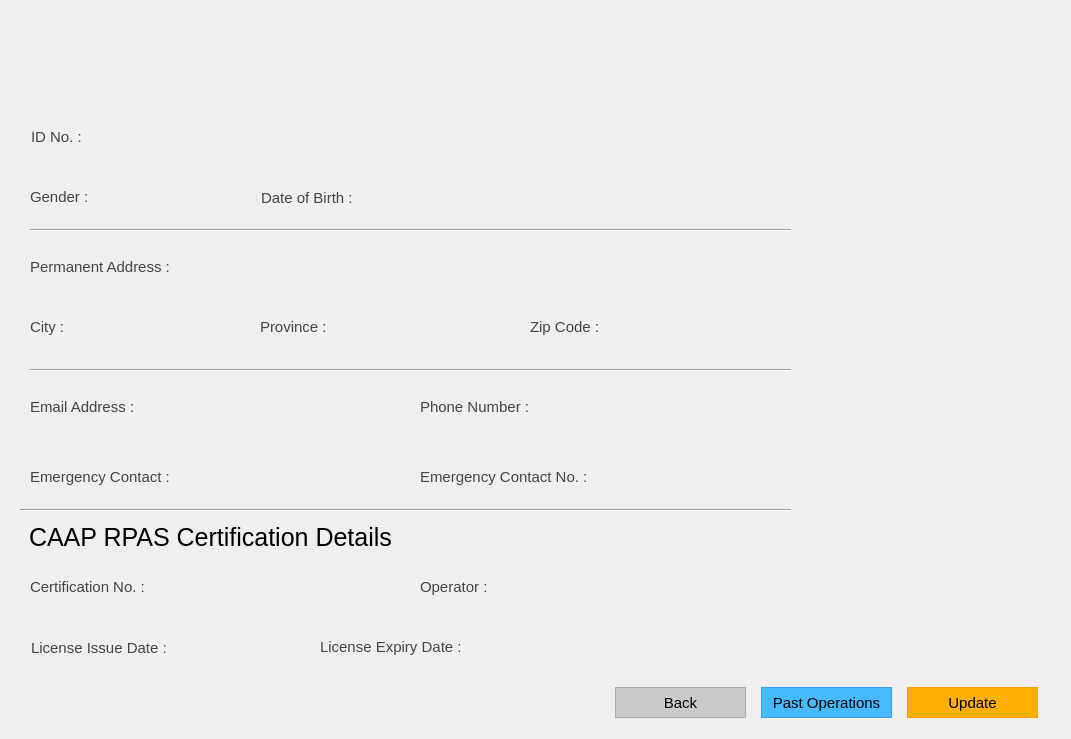
<?xml version="1.0" encoding="UTF-8"?>
<ui version="4.0">
 <class>MainWindow</class>
 <widget class="QMainWindow" name="MainWindow">
  <property name="geometry">
   <rect>
    <x>0</x>
    <y>0</y>
    <width>1071</width>
    <height>739</height>
   </rect>
  </property>
  <property name="minimumSize">
   <size>
    <width>1071</width>
    <height>739</height>
   </size>
  </property>
  <property name="maximumSize">
   <size>
    <width>1071</width>
    <height>739</height>
   </size>
  </property>
  <property name="font">
   <font>
    <pointsize>9</pointsize>
    <kerning>true</kerning>
   </font>
  </property>
  <property name="windowTitle">
   <string>AIDS – Pilot Profile [Administrator] </string>
  </property>
  <property name="windowIcon">
   <iconset>
    <normaloff>../../Resources/logo_svg.svg</normaloff>../../Resources/logo_svg.svg</iconset>
  </property>
  <widget class="QWidget" name="centralwidget">
   <widget class="QLabel" name="lbl_addPilot">
    <property name="geometry">
     <rect>
      <x>30</x>
      <y>50</y>
      <width>491</width>
      <height>61</height>
     </rect>
    </property>
    <property name="font">
     <font>
      <family>Segoe UI</family>
      <pointsize>29</pointsize>
      <kerning>true</kerning>
     </font>
    </property>
    <property name="styleSheet">
     <string notr="true"/>
    </property>
    <property name="text">
     <string/>
    </property>
   </widget>
   <widget class="QLabel" name="lbl_caap">
    <property name="geometry">
     <rect>
      <x>20</x>
      <y>520</y>
      <width>381</width>
      <height>35</height>
     </rect>
    </property>
    <property name="font">
     <font>
      <family>Helvetica</family>
      <pointsize>19</pointsize>
      <kerning>true</kerning>
     </font>
    </property>
    <property name="styleSheet">
     <string notr="true">padding-left:3px;</string>
    </property>
    <property name="text">
     <string>CAAP RPAS Certification Details</string>
    </property>
   </widget>
   <widget class="Line" name="line">
    <property name="geometry">
     <rect>
      <x>30</x>
      <y>220</y>
      <width>761</width>
      <height>20</height>
     </rect>
    </property>
    <property name="orientation">
     <enum>Qt::Horizontal</enum>
    </property>
   </widget>
   <widget class="Line" name="line_2">
    <property name="geometry">
     <rect>
      <x>20</x>
      <y>500</y>
      <width>771</width>
      <height>20</height>
     </rect>
    </property>
    <property name="orientation">
     <enum>Qt::Horizontal</enum>
    </property>
   </widget>
   <widget class="Line" name="line_3">
    <property name="geometry">
     <rect>
      <x>30</x>
      <y>360</y>
      <width>761</width>
      <height>20</height>
     </rect>
    </property>
    <property name="orientation">
     <enum>Qt::Horizontal</enum>
    </property>
   </widget>
   <widget class="QLabel" name="lbl_profilePic">
    <property name="geometry">
     <rect>
      <x>830</x>
      <y>30</y>
      <width>191</width>
      <height>181</height>
     </rect>
    </property>
    <property name="minimumSize">
     <size>
      <width>191</width>
      <height>181</height>
     </size>
    </property>
    <property name="maximumSize">
     <size>
      <width>191</width>
      <height>181</height>
     </size>
    </property>
    <property name="text">
     <string/>
    </property>
    <property name="pixmap">
     <pixmap>../../Resources/profile_placeholder.png</pixmap>
    </property>
    <property name="scaledContents">
     <bool>true</bool>
    </property>
   </widget>
   <widget class="QWidget" name="layoutWidget">
    <property name="geometry">
     <rect>
      <x>606</x>
      <y>682</y>
      <width>441</width>
      <height>41</height>
     </rect>
    </property>
    <layout class="QHBoxLayout" name="btn_layout">
     <item>
      <widget class="QPushButton" name="btn_cancel">
       <property name="minimumSize">
        <size>
         <width>131</width>
         <height>31</height>
        </size>
       </property>
       <property name="maximumSize">
        <size>
         <width>131</width>
         <height>31</height>
        </size>
       </property>
       <property name="font">
        <font>
         <family>Helvetica</family>
         <pointsize>11</pointsize>
        </font>
       </property>
       <property name="styleSheet">
        <string notr="true">QPushButton {
color: rgb(0, 0, 0);
	background-color: rgb(202, 202, 202);
border: 1.2px solid #ABABAB;
outline: none;}

QPushButton:hover{
color: rgb(255, 255, 255);
background-color: rgb(171, 171, 171);
outline: none;
border: none;
}

QPushButton:pressed{
color: rgb(255, 255, 255);
background-color: rgb(129, 129, 129);
outline: none;
border: none;
}


</string>
       </property>
       <property name="text">
        <string>Back</string>
       </property>
      </widget>
     </item>
     <item>
      <widget class="QPushButton" name="btn_pastops">
       <property name="minimumSize">
        <size>
         <width>131</width>
         <height>31</height>
        </size>
       </property>
       <property name="maximumSize">
        <size>
         <width>131</width>
         <height>31</height>
        </size>
       </property>
       <property name="font">
        <font>
         <family>Helvetica</family>
         <pointsize>11</pointsize>
        </font>
       </property>
       <property name="styleSheet">
        <string notr="true">QPushButton {
background-color: rgb(70, 186, 255);
color: rgb(0, 0, 0);
border: 1.4px solid #39A0ee;
outline: none;}

QPushButton:hover{

background-color: rgb(60, 175, 253);
outline: none;
border: none;
}

QPushButton:pressed{

background-color: rgb(53, 141, 217);
outline: none;
border: none;
}
</string>
       </property>
       <property name="text">
        <string>Past Operations</string>
       </property>
      </widget>
     </item>
     <item>
      <widget class="QPushButton" name="btn_update">
       <property name="minimumSize">
        <size>
         <width>131</width>
         <height>31</height>
        </size>
       </property>
       <property name="maximumSize">
        <size>
         <width>131</width>
         <height>31</height>
        </size>
       </property>
       <property name="font">
        <font>
         <family>Helvetica</family>
         <pointsize>11</pointsize>
        </font>
       </property>
       <property name="styleSheet">
        <string notr="true">QPushButton {
background-color: rgb(255, 176, 6);
border: 1.2px solid #ff9d07;
outline: none;}

QPushButton:hover{
background-color: rgb(255, 157, 7);
outline: none;
border: none;
}

QPushButton:pressed{
background-color: rgb(254, 140, 8);
outline: none;
border: none;
}


</string>
       </property>
       <property name="text">
        <string>Update</string>
       </property>
      </widget>
     </item>
    </layout>
   </widget>
   <widget class="QWidget" name="layoutWidget_2">
    <property name="geometry">
     <rect>
      <x>320</x>
      <y>630</y>
      <width>241</width>
      <height>33</height>
     </rect>
    </property>
    <layout class="QHBoxLayout" name="expirydate_layout">
     <item>
      <widget class="QLabel" name="lbl_expirydate_2">
       <property name="font">
        <font>
         <family>Segoe UI</family>
         <pointsize>11</pointsize>
        </font>
       </property>
       <property name="styleSheet">
        <string notr="true">color: rgb(68, 68, 68);</string>
       </property>
       <property name="text">
        <string>License Expiry Date :</string>
       </property>
      </widget>
     </item>
     <item>
      <widget class="QLabel" name="lbl_expirydate">
       <property name="minimumSize">
        <size>
         <width>81</width>
         <height>31</height>
        </size>
       </property>
       <property name="maximumSize">
        <size>
         <width>81</width>
         <height>31</height>
        </size>
       </property>
       <property name="font">
        <font>
         <family>Segoe UI</family>
         <pointsize>11</pointsize>
        </font>
       </property>
       <property name="text">
        <string/>
       </property>
      </widget>
     </item>
    </layout>
   </widget>
   <widget class="QWidget" name="layoutWidget">
    <property name="geometry">
     <rect>
      <x>30</x>
      <y>180</y>
      <width>171</width>
      <height>33</height>
     </rect>
    </property>
    <layout class="QHBoxLayout" name="gender_layout">
     <item>
      <widget class="QLabel" name="lbl_gender_2">
       <property name="font">
        <font>
         <family>Segoe UI</family>
         <pointsize>11</pointsize>
        </font>
       </property>
       <property name="styleSheet">
        <string notr="true">color: rgb(68, 68, 68);</string>
       </property>
       <property name="text">
        <string>Gender :</string>
       </property>
      </widget>
     </item>
     <item>
      <widget class="QLabel" name="lbl_gender">
       <property name="minimumSize">
        <size>
         <width>81</width>
         <height>31</height>
        </size>
       </property>
       <property name="maximumSize">
        <size>
         <width>81</width>
         <height>31</height>
        </size>
       </property>
       <property name="font">
        <font>
         <family>Segoe UI</family>
         <pointsize>11</pointsize>
        </font>
       </property>
       <property name="text">
        <string/>
       </property>
      </widget>
     </item>
    </layout>
   </widget>
   <widget class="QWidget" name="layoutWidget">
    <property name="geometry">
     <rect>
      <x>30</x>
      <y>250</y>
      <width>681</width>
      <height>33</height>
     </rect>
    </property>
    <layout class="QHBoxLayout" name="address_layout">
     <item>
      <widget class="QLabel" name="lbl_address_2">
       <property name="font">
        <font>
         <family>Segoe UI</family>
         <pointsize>11</pointsize>
        </font>
       </property>
       <property name="styleSheet">
        <string notr="true">color: rgb(68, 68, 68);</string>
       </property>
       <property name="text">
        <string>Permanent Address :</string>
       </property>
      </widget>
     </item>
     <item>
      <widget class="QLabel" name="lbl_address">
       <property name="minimumSize">
        <size>
         <width>491</width>
         <height>31</height>
        </size>
       </property>
       <property name="maximumSize">
        <size>
         <width>491</width>
         <height>31</height>
        </size>
       </property>
       <property name="font">
        <font>
         <family>Segoe UI</family>
         <pointsize>11</pointsize>
        </font>
       </property>
       <property name="text">
        <string/>
       </property>
      </widget>
     </item>
    </layout>
   </widget>
   <widget class="QWidget" name="layoutWidget">
    <property name="geometry">
     <rect>
      <x>30</x>
      <y>310</y>
      <width>201</width>
      <height>33</height>
     </rect>
    </property>
    <layout class="QHBoxLayout" name="city_layout">
     <item>
      <widget class="QLabel" name="lbl_city_2">
       <property name="font">
        <font>
         <family>Segoe UI</family>
         <pointsize>11</pointsize>
        </font>
       </property>
       <property name="styleSheet">
        <string notr="true">color: rgb(68, 68, 68);</string>
       </property>
       <property name="text">
        <string>City :</string>
       </property>
      </widget>
     </item>
     <item>
      <widget class="QLabel" name="lbl_city">
       <property name="minimumSize">
        <size>
         <width>131</width>
         <height>31</height>
        </size>
       </property>
       <property name="maximumSize">
        <size>
         <width>131</width>
         <height>31</height>
        </size>
       </property>
       <property name="font">
        <font>
         <family>Segoe UI</family>
         <pointsize>11</pointsize>
        </font>
       </property>
       <property name="text">
        <string/>
       </property>
      </widget>
     </item>
    </layout>
   </widget>
   <widget class="QWidget" name="layoutWidget">
    <property name="geometry">
     <rect>
      <x>260</x>
      <y>310</y>
      <width>241</width>
      <height>33</height>
     </rect>
    </property>
    <layout class="QHBoxLayout" name="province_layout">
     <item>
      <widget class="QLabel" name="lbl_province_2">
       <property name="font">
        <font>
         <family>Segoe UI</family>
         <pointsize>11</pointsize>
        </font>
       </property>
       <property name="styleSheet">
        <string notr="true">color: rgb(68, 68, 68);</string>
       </property>
       <property name="text">
        <string>Province :</string>
       </property>
      </widget>
     </item>
     <item>
      <widget class="QLabel" name="lbl_province">
       <property name="minimumSize">
        <size>
         <width>151</width>
         <height>31</height>
        </size>
       </property>
       <property name="maximumSize">
        <size>
         <width>151</width>
         <height>31</height>
        </size>
       </property>
       <property name="font">
        <font>
         <family>Segoe UI</family>
         <pointsize>11</pointsize>
        </font>
       </property>
       <property name="text">
        <string/>
       </property>
      </widget>
     </item>
    </layout>
   </widget>
   <widget class="QWidget" name="layoutWidget">
    <property name="geometry">
     <rect>
      <x>530</x>
      <y>310</y>
      <width>181</width>
      <height>33</height>
     </rect>
    </property>
    <layout class="QHBoxLayout" name="zip_layout">
     <item>
      <widget class="QLabel" name="lbl_zip_2">
       <property name="font">
        <font>
         <family>Segoe UI</family>
         <pointsize>11</pointsize>
        </font>
       </property>
       <property name="styleSheet">
        <string notr="true">color: rgb(68, 68, 68);</string>
       </property>
       <property name="text">
        <string>Zip Code :</string>
       </property>
      </widget>
     </item>
     <item>
      <widget class="QLabel" name="lbl_zip">
       <property name="minimumSize">
        <size>
         <width>91</width>
         <height>31</height>
        </size>
       </property>
       <property name="maximumSize">
        <size>
         <width>91</width>
         <height>31</height>
        </size>
       </property>
       <property name="font">
        <font>
         <family>Segoe UI</family>
         <pointsize>11</pointsize>
        </font>
       </property>
       <property name="text">
        <string/>
       </property>
      </widget>
     </item>
    </layout>
   </widget>
   <widget class="QWidget" name="layoutWidget">
    <property name="geometry">
     <rect>
      <x>30</x>
      <y>390</y>
      <width>361</width>
      <height>33</height>
     </rect>
    </property>
    <layout class="QHBoxLayout" name="email_layout">
     <item>
      <widget class="QLabel" name="lbl_email_2">
       <property name="font">
        <font>
         <family>Segoe UI</family>
         <pointsize>11</pointsize>
        </font>
       </property>
       <property name="styleSheet">
        <string notr="true">color: rgb(68, 68, 68);</string>
       </property>
       <property name="text">
        <string>Email Address :</string>
       </property>
      </widget>
     </item>
     <item>
      <widget class="QLabel" name="lbl_email">
       <property name="minimumSize">
        <size>
         <width>231</width>
         <height>31</height>
        </size>
       </property>
       <property name="maximumSize">
        <size>
         <width>231</width>
         <height>31</height>
        </size>
       </property>
       <property name="font">
        <font>
         <family>Segoe UI</family>
         <pointsize>11</pointsize>
        </font>
       </property>
       <property name="text">
        <string/>
       </property>
      </widget>
     </item>
    </layout>
   </widget>
   <widget class="QWidget" name="layoutWidget">
    <property name="geometry">
     <rect>
      <x>31</x>
      <y>120</y>
      <width>191</width>
      <height>33</height>
     </rect>
    </property>
    <layout class="QHBoxLayout" name="id_layout">
     <item>
      <widget class="QLabel" name="lbl_id_2">
       <property name="font">
        <font>
         <family>Segoe UI</family>
         <pointsize>11</pointsize>
        </font>
       </property>
       <property name="styleSheet">
        <string notr="true">color: rgb(68, 68, 68);</string>
       </property>
       <property name="text">
        <string>ID No. :</string>
       </property>
      </widget>
     </item>
     <item>
      <widget class="QLabel" name="lbl_id">
       <property name="minimumSize">
        <size>
         <width>101</width>
         <height>31</height>
        </size>
       </property>
       <property name="maximumSize">
        <size>
         <width>101</width>
         <height>31</height>
        </size>
       </property>
       <property name="font">
        <font>
         <family>Segoe UI</family>
         <pointsize>11</pointsize>
        </font>
       </property>
       <property name="text">
        <string/>
       </property>
      </widget>
     </item>
    </layout>
   </widget>
   <widget class="QWidget" name="layoutWidget">
    <property name="geometry">
     <rect>
      <x>420</x>
      <y>390</y>
      <width>341</width>
      <height>33</height>
     </rect>
    </property>
    <layout class="QHBoxLayout" name="mobile_layout">
     <item>
      <widget class="QLabel" name="lbl_mobile_2">
       <property name="font">
        <font>
         <family>Segoe UI</family>
         <pointsize>11</pointsize>
        </font>
       </property>
       <property name="styleSheet">
        <string notr="true">color: rgb(68, 68, 68);</string>
       </property>
       <property name="text">
        <string>Phone Number :</string>
       </property>
      </widget>
     </item>
     <item>
      <widget class="QLabel" name="lbl_mobile">
       <property name="minimumSize">
        <size>
         <width>191</width>
         <height>31</height>
        </size>
       </property>
       <property name="maximumSize">
        <size>
         <width>191</width>
         <height>31</height>
        </size>
       </property>
       <property name="font">
        <font>
         <family>Segoe UI</family>
         <pointsize>11</pointsize>
        </font>
       </property>
       <property name="text">
        <string/>
       </property>
      </widget>
     </item>
    </layout>
   </widget>
   <widget class="QWidget" name="layoutWidget">
    <property name="geometry">
     <rect>
      <x>30</x>
      <y>460</y>
      <width>361</width>
      <height>33</height>
     </rect>
    </property>
    <layout class="QHBoxLayout" name="emcontact_layout">
     <item>
      <widget class="QLabel" name="lbl_emContact_2">
       <property name="font">
        <font>
         <family>Segoe UI</family>
         <pointsize>11</pointsize>
        </font>
       </property>
       <property name="styleSheet">
        <string notr="true">color: rgb(68, 68, 68);</string>
       </property>
       <property name="text">
        <string>Emergency Contact :</string>
       </property>
      </widget>
     </item>
     <item>
      <widget class="QLabel" name="lbl_emContact">
       <property name="minimumSize">
        <size>
         <width>211</width>
         <height>31</height>
        </size>
       </property>
       <property name="maximumSize">
        <size>
         <width>211</width>
         <height>31</height>
        </size>
       </property>
       <property name="font">
        <font>
         <family>Segoe UI</family>
         <pointsize>11</pointsize>
        </font>
       </property>
       <property name="text">
        <string/>
       </property>
      </widget>
     </item>
    </layout>
   </widget>
   <widget class="QWidget" name="layoutWidget">
    <property name="geometry">
     <rect>
      <x>420</x>
      <y>460</y>
      <width>341</width>
      <height>33</height>
     </rect>
    </property>
    <layout class="QHBoxLayout" name="emnumber_layout">
     <item>
      <widget class="QLabel" name="lbl_emNumber_2">
       <property name="font">
        <font>
         <family>Segoe UI</family>
         <pointsize>11</pointsize>
        </font>
       </property>
       <property name="styleSheet">
        <string notr="true">color: rgb(68, 68, 68);</string>
       </property>
       <property name="text">
        <string>Emergency Contact No. :</string>
       </property>
      </widget>
     </item>
     <item>
      <widget class="QLabel" name="lbl_emNumber">
       <property name="minimumSize">
        <size>
         <width>161</width>
         <height>31</height>
        </size>
       </property>
       <property name="maximumSize">
        <size>
         <width>161</width>
         <height>31</height>
        </size>
       </property>
       <property name="font">
        <font>
         <family>Segoe UI</family>
         <pointsize>11</pointsize>
        </font>
       </property>
       <property name="text">
        <string/>
       </property>
      </widget>
     </item>
    </layout>
   </widget>
   <widget class="QWidget" name="layoutWidget">
    <property name="geometry">
     <rect>
      <x>30</x>
      <y>570</y>
      <width>331</width>
      <height>33</height>
     </rect>
    </property>
    <layout class="QHBoxLayout" name="certification_layout">
     <item>
      <widget class="QLabel" name="lbl_certification_2">
       <property name="font">
        <font>
         <family>Segoe UI</family>
         <pointsize>11</pointsize>
        </font>
       </property>
       <property name="styleSheet">
        <string notr="true">color: rgb(68, 68, 68);</string>
       </property>
       <property name="text">
        <string>Certification No. :</string>
       </property>
      </widget>
     </item>
     <item>
      <widget class="QLabel" name="lbl_certification">
       <property name="minimumSize">
        <size>
         <width>191</width>
         <height>31</height>
        </size>
       </property>
       <property name="maximumSize">
        <size>
         <width>191</width>
         <height>31</height>
        </size>
       </property>
       <property name="font">
        <font>
         <family>Segoe UI</family>
         <pointsize>11</pointsize>
        </font>
       </property>
       <property name="text">
        <string/>
       </property>
      </widget>
     </item>
    </layout>
   </widget>
   <widget class="QWidget" name="layoutWidget">
    <property name="geometry">
     <rect>
      <x>420</x>
      <y>570</y>
      <width>311</width>
      <height>33</height>
     </rect>
    </property>
    <layout class="QHBoxLayout" name="operator_layout">
     <item>
      <widget class="QLabel" name="lbl_operator_2">
       <property name="font">
        <font>
         <family>Segoe UI</family>
         <pointsize>11</pointsize>
        </font>
       </property>
       <property name="styleSheet">
        <string notr="true">color: rgb(68, 68, 68);</string>
       </property>
       <property name="text">
        <string>Operator :</string>
       </property>
      </widget>
     </item>
     <item>
      <widget class="QLabel" name="lbl_operator">
       <property name="minimumSize">
        <size>
         <width>211</width>
         <height>31</height>
        </size>
       </property>
       <property name="maximumSize">
        <size>
         <width>211</width>
         <height>31</height>
        </size>
       </property>
       <property name="font">
        <font>
         <family>Segoe UI</family>
         <pointsize>11</pointsize>
        </font>
       </property>
       <property name="text">
        <string/>
       </property>
      </widget>
     </item>
    </layout>
   </widget>
   <widget class="QWidget" name="layoutWidget">
    <property name="geometry">
     <rect>
      <x>261</x>
      <y>181</y>
      <width>191</width>
      <height>33</height>
     </rect>
    </property>
    <layout class="QHBoxLayout" name="dob_layout">
     <item>
      <widget class="QLabel" name="lbl_dob_2">
       <property name="font">
        <font>
         <family>Segoe UI</family>
         <pointsize>11</pointsize>
        </font>
       </property>
       <property name="styleSheet">
        <string notr="true">color: rgb(68, 68, 68);</string>
       </property>
       <property name="text">
        <string>Date of Birth :</string>
       </property>
      </widget>
     </item>
     <item>
      <widget class="QLabel" name="lbl_dob">
       <property name="minimumSize">
        <size>
         <width>81</width>
         <height>31</height>
        </size>
       </property>
       <property name="maximumSize">
        <size>
         <width>81</width>
         <height>31</height>
        </size>
       </property>
       <property name="font">
        <font>
         <family>Segoe UI</family>
         <pointsize>11</pointsize>
        </font>
       </property>
       <property name="text">
        <string/>
       </property>
      </widget>
     </item>
    </layout>
   </widget>
   <widget class="QWidget" name="layoutWidget">
    <property name="geometry">
     <rect>
      <x>31</x>
      <y>631</y>
      <width>241</width>
      <height>33</height>
     </rect>
    </property>
    <layout class="QHBoxLayout" name="issuedate_layout">
     <item>
      <widget class="QLabel" name="lbl_issuedate_2">
       <property name="font">
        <font>
         <family>Segoe UI</family>
         <pointsize>11</pointsize>
        </font>
       </property>
       <property name="styleSheet">
        <string notr="true">color: rgb(68, 68, 68);</string>
       </property>
       <property name="text">
        <string>License Issue Date :</string>
       </property>
      </widget>
     </item>
     <item>
      <widget class="QLabel" name="lbl_issuedate">
       <property name="minimumSize">
        <size>
         <width>81</width>
         <height>31</height>
        </size>
       </property>
       <property name="maximumSize">
        <size>
         <width>81</width>
         <height>31</height>
        </size>
       </property>
       <property name="font">
        <font>
         <family>Segoe UI</family>
         <pointsize>11</pointsize>
        </font>
       </property>
       <property name="text">
        <string/>
       </property>
      </widget>
     </item>
    </layout>
   </widget>
  </widget>
 </widget>
 <tabstops>
  <tabstop>btn_cancel</tabstop>
  <tabstop>btn_update</tabstop>
 </tabstops>
 <resources/>
 <connections/>
</ui>
